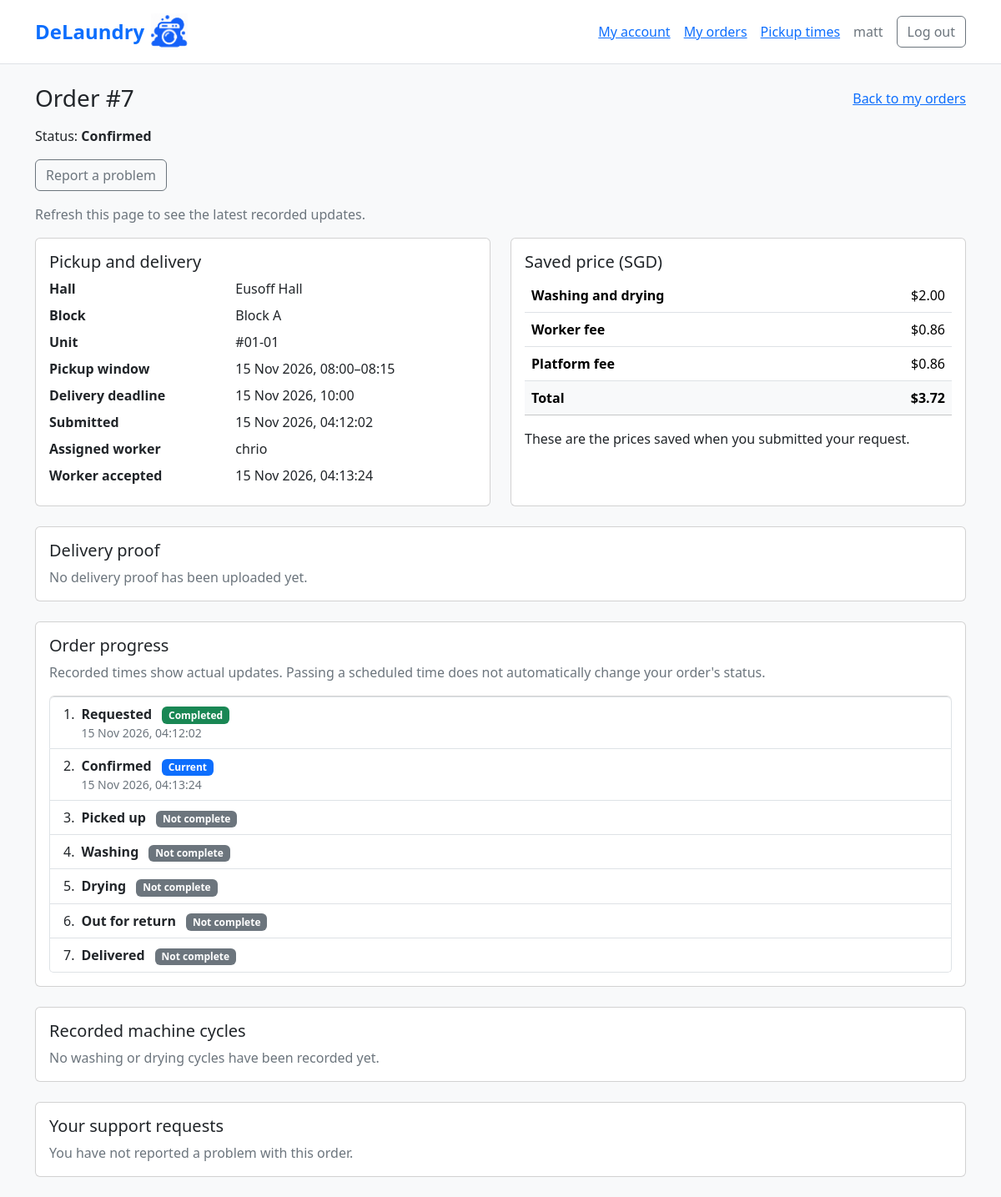
Screenshot of /storefront/orders/7/ (signed in) with the database file from the repository.
### accounts/models.py (models this page shows, shortened)
class User(AbstractUser):
  id = models.AutoField(primary_key=True)
  email = models.EmailField(unique=True)
  name = models.CharField(max_length=120)
  role = models.CharField(max_length=120, choices=[('customer', 'Customer'), ('worker', 'Worker')])

class WorkerProfile(models.Model):
  user = models.OneToOneField(User, on_delete=models.CASCADE)
  residence = models.ForeignKey('facilities.Residence', on_delete=models.PROTECT)
  id = models.AutoField(primary_key=True)
  is_available = models.BooleanField(default=True)
  approval_status = models.CharField(
    max_length=10,
    choices=[
        ("pending", "Pending"),
        ("approved", "Approved"),
        ("suspended", "Suspended"),
    ],
    default="pending",
  )

### bookings/models.py (models this page shows, shortened)
class LaundryOrder(models.Model):
  id = models.AutoField(primary_key=True)
  quote = models.OneToOneField(PriceQuote, on_delete=models.PROTECT)
  created_at = models.DateTimeField(default=clock.now, db_index=True)
  cancelled_at = models.DateTimeField(null=True, blank=True)
  status = models.CharField(
    max_length=14,
    choices=[
      ("requested", "Requested"),
      ("confirmed", "Confirmed"),
      ("picked_up", "Picked up"),
      ("washing", "Washing"),
      ("drying", "Drying"),
      ("out_for_return", "Out for return"),
      ("delivered", "Delivered"),
      ("cancelled", "Cancelled"),
    ],
    default="requested",
  )
  class Meta:
    constraints = [
      models.CheckConstraint(
        condition=models.Q(status__in=[
          "requested", "confirmed", "picked_up", "washing", "drying",
          "out_for_return", "delivered", "cancelled",
        ]),
        name="order_valid_status",
      ),
      models.CheckConstraint(
        condition=(models.Q(cancelled_at__isnull=True) | models.Q(
          status="cancelled", cancelled_at__gte=models.F("created_at"),
        )),
        name="order_valid_cancellation_time",
      ),
    ]

class PriceQuote(models.Model):
  id = models.AutoField(primary_key=True)
  customer = models.ForeignKey(settings.AUTH_USER_MODEL, on_delete=models.PROTECT)
  residence = models.ForeignKey("facilities.Residence", on_delete=models.PROTECT)
  block = models.CharField(max_length=1, choices=BLOCK_CHOICES, blank=True, default="")
  unit_number = models.CharField(max_length=8)
  service_date = models.DateField()
  window_start = models.TimeField(choices=[(start, start.strftime("%H:%M")) for start in SERVICE_START_TIMES])
  created_at = models.DateTimeField(default=clock.now)
  expires_at = models.DateTimeField()
  machine_fee = models.DecimalField(max_digits=5, decimal_places=2)
  worker_fee = models.DecimalField(max_digits=5, decimal_places=2)
  platform_fee = models.DecimalField(max_digits=5, decimal_places=2)
  total = models.DecimalField(max_digits=5, decimal_places=2)
  multiplier = models.DecimalField(max_digits=7, decimal_places=6)
  predicted_requests = models.FloatField(null=True, blank=True)
  reference_capacity = models.PositiveIntegerField()
  feature_snapshot = models.JSONField(default=dict)
  used_fallback = models.BooleanField(default=False)
  fallback_reason = models.CharField(max_length=120, blank=True)
  @property
  def service_start(self):
    return timezone.make_aware(datetime.combine(self.service_date, self.window_start))
  @property
  def pickup_end(self):
    return self.service_start + timedelta(minutes=15)
  @property
  def delivery_by(self):
    return self.service_start + timedelta(hours=2)
  class Meta:
    constraints = [
      models.CheckConstraint(condition=models.Q(block__in=["", *"ABCDEF"]), name="quote_valid_block"),
      models.CheckConstraint(condition=models.Q(window_start__in=SERVICE_START_TIMES), name="quote_valid_window"),
      models.CheckConstraint(condition=models.Q(reference_capacity__gte=1), name="quote_positive_capacity"),
      models.CheckConstraint(condition=models.Q(expires_at__gt=models.F("created_at")), name="quote_valid_expiry"),
      models.CheckConstraint(condition=models.Q(multiplier__gte=0.85, multiplier__lte=1.25), name="quote_bounded_multiplier"),
      models.CheckConstraint(
        condition=models.Q(machine_fee=2, worker_fee__gte=0.85, worker_fee__lte=1.25,
                           platform_fee__gte=0.85, platform_fee__lte=1.25),
        name="quote_bounded_fees",
      ),
      models.CheckConstraint(
        condition=models.Q(total=Round(models.F("machine_fee") + models.F("worker_fee") + models.F("platform_fee"), 2)),
        name="quote_total_matches_fees",
      ),
    ]

class JobAssignment(models.Model):
  order = models.OneToOneField(LaundryOrder, on_delete=models.PROTECT, related_name="assignment")
  worker = models.ForeignKey("accounts.WorkerProfile", on_delete=models.PROTECT, related_name="assignments")
  agreed_payout = models.DecimalField(
    max_digits=5,
    decimal_places=2,
  )
  accepted_at = models.DateTimeField(default=clock.now)
  picked_up_at = models.DateTimeField(null=True, blank=True)
  out_for_return_at = models.DateTimeField(null=True, blank=True)
  completed_at = models.DateTimeField(null=True, blank=True)
  class Meta:
    constraints = [
      models.CheckConstraint(
        condition=models.Q(agreed_payout__gte=0),
        name="assignment_nonnegative_payout",
      ),
      models.CheckConstraint(
        condition=(models.Q(completed_at__isnull=True) | models.Q(
          out_for_return_at__isnull=False, completed_at__gte=models.F("out_for_return_at"),
        )),
        name="assignment_completion_after_return",
      ),
    ]

### facilities/models.py (models this page shows)
class Residence(models.Model):
  id = models.AutoField(primary_key=True)
  name = models.CharField(
    max_length=120,
    unique=True,
    choices=[
      ('eusoff', 'Eusoff Hall'),
      ('kentridge', 'Kent Ridge Hall'),
      ('kingedward', 'King Edward VII Hall'),
      ('raffles', 'Raffles Hall'),
      ('sheares', 'Sheares Hall'),
      ('temasek', 'Temasek Hall')
  ])
  is_active = models.BooleanField(default=True) # just for admin control
  def __str__(self):
    return self.get_name_display()

### customerstorefront/views.py (the view)
# urls.py: path("orders/<int:order_id>/", views.order_detail, name="order_detail"),
@login_required(login_url="accounts:login")
@never_cache
@require_GET
def order_detail(request, order_id):
  if not request.user.is_active or request.user.role != "customer":
    return HttpResponseForbidden("This page is for customers only.")
  order = get_object_or_404(
    LaundryOrder.objects.select_related("quote__residence"),
    pk=order_id, quote__customer=request.user,
  )
  assignment = JobAssignment.objects.select_related("worker__user").filter(order=order).first()
  sessions = []
  proof = None
  if assignment is not None:
    sessions = list(assignment.sessions.select_related("machine__laundry_room").order_by("started_at", "pk"))
    proof = DeliveryProof.objects.select_related("uploaded_by").filter(assignment=assignment).first()
  context = {
    "order": order, "quote": order.quote, "assignment": assignment, "sessions": sessions,
    "proof": proof,
    "can_cancel": not cancellation_error(order, assignment),
    "support_requests": order.support_requests.order_by("-created_at", "-pk"),
    "timeline": get_order_timeline(order, assignment, sessions),
  }
  return render(request, "customerstorefront/order_detail.html", context)

### bookings/cancellation.py (called while the page is built, shortened)
def cancellation_error(order, assignment):
  if order.status not in ["requested", "confirmed"]:
    return "Only requested or confirmed orders can be cancelled."
  if clock.now() >= order.quote.service_start:
    return "Cancellation closes when the pickup window starts."

### bookings/clock.py (called while the page is built)
def now():
  if getattr(settings, "DEMO_MODE", False):
    return read_demo_time()
  return timezone.now()

### bookings/context_processors.py (called while the page is built)
def demo_clock(request):
  if not getattr(settings, "DEMO_MODE", False):
    return {}
  return {"demo_time": clock.localtime(), "demo_session": settings.DEMO_SESSION}

### customerstorefront/templates/customerstorefront/order_detail.html (shortened to what this page needs)
{% extends "customerstorefront/base.html" %}
{% block content %}
  <div class="d-flex flex-wrap justify-content-between align-items-center gap-2 mb-3">
    <h1 class="h3 mb-0">Order #{{ order.pk }}</h1>
    <a href="{% url 'customerstorefront:order_list' %}">Back to my orders</a>
  </div>
  <p>Status: <strong>{{ order.get_status_display }}</strong></p>
  <div class="d-flex flex-wrap gap-2 mb-3">
    <a class="btn btn-outline-secondary" href="{% url 'customerstorefront:report_problem' order.pk %}">Report a problem</a>
  </div>
  <p class="text-secondary">Refresh this page to see the latest recorded updates.</p>
  <div class="row g-4">
    <div class="col-12 col-lg-6">
      <section class="card card-body h-100" aria-labelledby="pickup-heading">
        <h2 class="h5" id="pickup-heading">Pickup and delivery</h2>
        <dl class="row mb-0">
          <dt class="col-sm-5">Hall</dt><dd class="col-sm-7">{{ quote.residence }}</dd>
          <dt class="col-sm-5">Block</dt><dd class="col-sm-7">{{ quote.get_block_display|default:"Not recorded" }}</dd>
          <dt class="col-sm-5">Unit</dt><dd class="col-sm-7">{{ quote.unit_number }}</dd>
          <dt class="col-sm-5">Pickup window</dt><dd class="col-sm-7">{{ quote.service_date|date:"d M Y" }}, {{ quote.service_start|time:"H:i" }}&ndash;{{ quote.pickup_end|time:"H:i" }}</dd>
          <dt class="col-sm-5">Delivery deadline</dt><dd class="col-sm-7">{{ quote.delivery_by|date:"d M Y, H:i" }}</dd>
          <dt class="col-sm-5">Submitted</dt><dd class="col-sm-7">{{ order.created_at|date:"d M Y, H:i:s" }}</dd>
          <dt class="col-sm-5">Assigned worker</dt>
          <dd class="col-sm-7">{% if assignment %}{{ assignment.worker.user.name|default:assignment.worker.user.username }}{% else %}Not assigned{% endif %}</dd>
          {% if assignment %}<dt class="col-sm-5">Worker accepted</dt><dd class="col-sm-7">{{ assignment.accepted_at|date:"d M Y, H:i:s" }}</dd>{% endif %}
        </dl>
      </section>
    </div>
    <div class="col-12 col-lg-6">
      <section class="card card-body h-100" aria-labelledby="price-heading">
        <h2 class="h5" id="price-heading">Saved price (SGD)</h2>
        <table class="table">
          <tbody>
            <tr><th scope="row">Washing and drying</th><td class="text-end">${{ quote.machine_fee|floatformat:2 }}</td></tr>
            <tr><th scope="row">Worker fee</th><td class="text-end">${{ quote.worker_fee|floatformat:2 }}</td></tr>
            <tr><th scope="row">Platform fee</th><td class="text-end">${{ quote.platform_fee|floatformat:2 }}</td></tr>
            <tr class="table-light"><th scope="row">Total</th><td class="text-end fw-bold">${{ quote.total|floatformat:2 }}</td></tr>
          </tbody>
        </table>
        <p class="mb-0">These are the prices saved when you submitted your request.</p>
      </section>
    </div>
  </div>
  <section class="card card-body mt-4" aria-labelledby="proof-heading">
    <h2 class="h5" id="proof-heading">Delivery proof</h2>
    {% if proof %}
      <figure class="mb-3">
        <a href="{% url 'bookings:delivery_photo' proof.pk %}">
          <img class="img-fluid rounded border" loading="lazy" src="{% url 'bookings:delivery_photo' proof.pk %}" alt="Returned laundry for order {{ order.pk }}">
        </a>
        <figcaption class="text-secondary mt-2">Select the photo to view it at full size.</figcaption>
      </figure>
      <dl class="row mb-0">
        <dt class="col-sm-3">Uploaded by</dt>
        <dd class="col-sm-9">{{ proof.uploaded_by.name|default:proof.uploaded_by.username }}</dd>
        <dt class="col-sm-3">Uploaded on</dt>
        <dd class="col-sm-9">{{ proof.uploaded_at|date:"d M Y, H:i:s" }} (Singapore time)</dd>
        {% if proof.note %}
          <dt class="col-sm-3">Delivery note</dt>
          <dd class="col-sm-9">{{ proof.note|linebreaksbr }}</dd>
        {% endif %}
      </dl>
    {% elif order.status == "delivered" %}
      <p class="mb-0 text-secondary">Delivery proof is not available for this order. Please contact staff if you need help.</p>
    {% else %}
      <p class="mb-0 text-secondary">No delivery proof has been uploaded yet.</p>
    {% endif %}
  </section>
  <section class="card card-body mt-4" aria-labelledby="progress-heading">
    <h2 class="h5" id="progress-heading">Order progress</h2>
    <p class="text-secondary">Recorded times show actual updates. Passing a scheduled time does not automatically change your order's status.</p>
    <ol class="list-group list-group-numbered">
      {% for step in timeline %}
        <li class="list-group-item d-flex align-items-start gap-2"{% if step.state == "Current" %} aria-current="step"{% endif %}>
          <div class="flex-grow-1">
            <strong>{{ step.label }}</strong>
            <span class="badge {% if step.state == 'Current' %}text-bg-primary{% elif step.state == 'Completed' %}text-bg-success{% else %}text-bg-secondary{% endif %} ms-2">{{ step.state }}</span>
            {% if step.timestamp %}
              <small class="d-block text-secondary">{{ step.timestamp|date:"d M Y, H:i:s" }}</small>
            {% elif step.state == "Current" or step.state == "Completed" %}
              <small class="d-block text-secondary">Time not recorded</small>
            {% endif %}
          </div>
        </li>
      {% endfor %}
    </ol>
  </section>
  <section class="card card-body mt-4" aria-labelledby="cycles-heading">
    <h2 class="h5" id="cycles-heading">Recorded machine cycles</h2>
    {% if sessions %}
      <div class="table-responsive">
        <table class="table mb-0">
          <caption>Expected completion is a scheduled time; actual completion appears only when recorded.</caption>
          <thead><tr><th scope="col">Machine</th><th scope="col">Started</th><th scope="col">Expected end</th><th scope="col">Actual end</th></tr></thead>
          <tbody>
            {% for session in sessions %}
              <tr>
                <td>{{ session.machine.get_machine_type_display }} {{ session.machine.code }} &middot; {{ session.machine.laundry_room.get_block_display }}</td>
                <td>{{ session.started_at|date:"d M Y, H:i:s" }}</td>
                <td>{{ session.expected_end|date:"d M Y, H:i:s" }}</td>
                <td>{{ session.ended_at|date:"d M Y, H:i:s"|default:"Not recorded" }}</td>
              </tr>
            {% endfor %}
          </tbody>
        </table>
      </div>
    {% else %}
      <p class="mb-0 text-secondary">No washing or drying cycles have been recorded yet.</p>
    {% endif %}
  </section>
  <section class="card card-body mt-4" aria-labelledby="support-heading">
    <h2 class="h5" id="support-heading">Your support requests</h2>
    {% for report in support_requests %}
      <article class="border rounded p-3 mb-3">
        <h3 class="h6">Report #{{ report.pk }} &middot; {{ report.get_category_display }}</h3>
        <p class="text-secondary">{{ report.created_at|date:"d M Y, H:i:s" }} &middot; Status: {{ report.get_status_display }}</p>
        <p class="mb-0">{{ report.description|linebreaksbr }}</p>
      </article>
    {% empty %}
      <p class="mb-0 text-secondary">You have not reported a problem with this order.</p>
    {% endfor %}
  </section>
{% endblock %}

### accounts/templates/accounts/customer_nav.html (shortened to what this page needs)
<nav class="container py-3 d-flex flex-wrap align-items-center gap-3" aria-label="Customer navigation">
  <a class="fs-4 fw-bold text-decoration-none me-auto d-inline-flex align-items-center gap-2" href="{% if brand_href %}{{ brand_href }}{% elif user.is_authenticated and user.role == 'customer' %}{% url 'accounts:customer_home' %}{% else %}{% url 'accounts:login' %}{% endif %}">{% if brand_label %}{{ brand_label }}{% else %}{% include "bookings/brand.html" %}{% endif %}</a>
  {% if user.is_authenticated and user.role == 'customer' %}
    <a href="{% url 'accounts:customer_home' %}">My account</a>
    <a href="{% url 'customerstorefront:order_list' %}">My orders</a>
    <a href="{% url 'customerstorefront:availability' %}">Pickup times</a>
    <span class="text-secondary">{{ user.name }}</span>
    <form method="post" action="{% url 'accounts:logout' %}" class="mb-0">
      <button class="btn btn-outline-secondary" type="submit">Log out</button>
    </form>
  {% elif not hide_login_links %}
    <a href="{% url 'adminpanel:login' %}">Staff login</a>
    <a href="{% url 'accounts:worker_login' %}">Worker login</a>
    <a href="{% url 'accounts:login' %}">Customer login</a>
  {% endif %}
</nav>

### rows the page displays
User: name "matt"
LaundryOrder: pk "7", status "Confirmed", created_at "15 Nov 2026, 04:12:02", timestamp "15 Nov 2026, 04:12:02"
PriceQuote: residence "Eusoff Hall", block "Block A", unit_number "#01-01", service_date "15 Nov 2026", service_start "08:00", pickup_end "08:15", delivery_by "15 Nov 2026, 10:00", machine_fee "2.00", worker_fee "0.86", platform_fee "0.86", total "3.72"
JobAssignment: worker.user.name "chrio", accepted_at "15 Nov 2026, 04:13:24", timestamp "15 Nov 2026, 04:13:24"

### other values shown
{{ step.label }} "Requested" "Confirmed" "Picked up" "Washing" "Drying" "Out for return" "Delivered"
{{ step.state }} "Completed" "Current" "Not complete" "Not complete" "Not complete" "Not complete" "Not complete"
